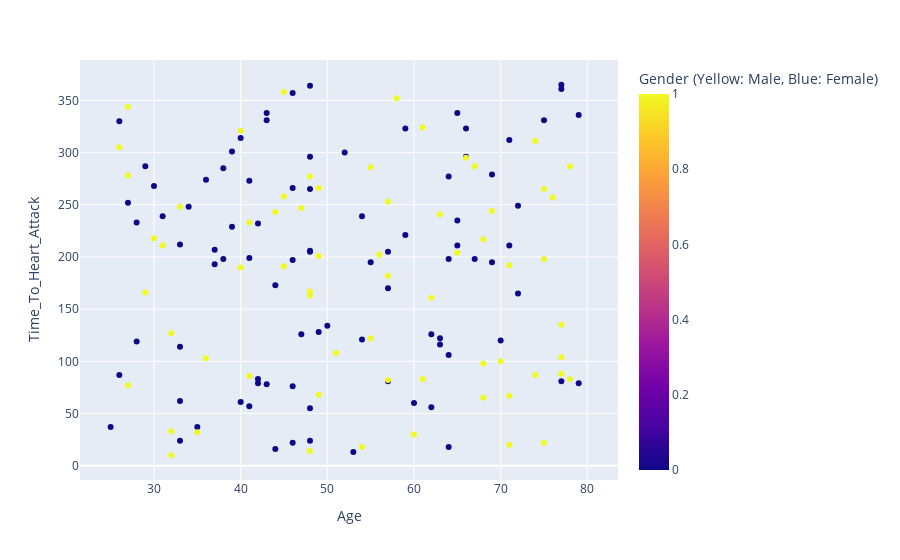

Notebook cell for this chart:
### Code cell
px.scatter(
    df, 
    x='Age', 
    y='Time_To_Heart_Attack', 
    color='Gender', 
    color_discrete_map={1: 'yellow', 0: 'blue'},
    labels={'Gender': 'Gender (Yellow: Male, Blue: Female)'}
)

### Figure 1 — Plotly figure (JSON) as saved in the notebook; plotly's stock layout.template omitted (floating-point values rounded to 4 significant figures; data arrays with more than 128 entries replaced by an {"elided": "..."} marker saying what was removed)
{"data": [{"hovertemplate": "Age=%{x}<br>Time_To_Heart_Attack=%{y}<br>Gender (Yellow: Male, Blue: Female)=%{marker.color}<extra></extra>", "legendgroup": "", "marker": {"color": {"elided": "550 int values"}, "coloraxis": "coloraxis", "symbol": "circle"}, "mode": "markers", "name": "", "orientation": "v", "showlegend": false, "type": "scatter", "x": {"elided": "550 int values"}, "xaxis": "x", "y": {"elided": "550 int values"}, "yaxis": "y"}], "layout": {"coloraxis": {"colorbar": {"title": {"text": "Gender (Yellow: Male, Blue: Female)"}}, "colorscale": [[0, "#0d0887"], [0.1111, "#46039f"], [0.2222, "#7201a8"], [0.3333, "#9c179e"], [0.4444, "#bd3786"], [0.5556, "#d8576b"], [0.6667, "#ed7953"], [0.7778, "#fb9f3a"], [0.8889, "#fdca26"], [1, "#f0f921"]]}, "legend": {"tracegroupgap": 0}, "margin": {"t": 60}, "xaxis": {"anchor": "y", "domain": [0, 1], "title": {"text": "Age"}}, "yaxis": {"anchor": "x", "domain": [0, 1], "title": {"text": "Time_To_Heart_Attack"}}}}
